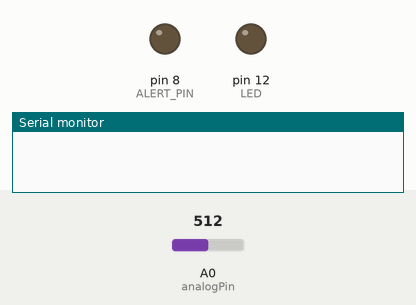
This sketch was run on a simulated Arduino Uno, built for the host (arithmetic inside an expression is 32-bit, double 64-bit). Shown: output pins drawn as LEDs (lit = HIGH), the last lines printed to the serial monitor. The test bench sets the inputs (shaded band); at power-on: A0 (analogPin) = 512.

Above: at 0.0 s.
At 1.1 s:
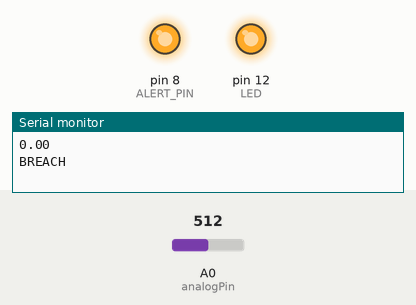
Timing chart, 0 to 2.6 s (numbered marks = the images above):
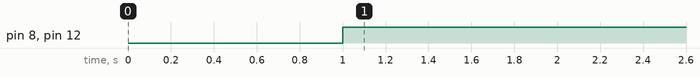

The sketch:

lab2_filter_sketch.ino
```cpp
// A digital frequency selective filter
// A. Kruger, 2019
// revised R. Mudumbai, 2020 & 2024
// revised N. Najeeb, 2025


// The following defines are used for setting and clearing register bits
// on the Arduino processor. Low-level stuff: leave alone.

#ifndef cbi
#define cbi(sfr, bit) (_SFR_BYTE(sfr) &= ~_BV(bit))
#endif

#ifndef sbi
#define sbi(sfr, bit) (_SFR_BYTE(sfr) |= _BV(bit))
#endif

int analogPin = A0;     // Specify analog input pin. Make sure to keep between 0 and 5V.
int LED = 12;           // Specify output analog pin with indicator LED
int ALERT_PIN = 8;      // HIGH while the beam is broken; wired to the ESP32 (see esp32_alert)

   // num and den are the numerator and denominator coeffs of a digital frequency-selective filter
   // designed for a sample rate Fs=3000 HZ


const int n = 7;   // number of past input and output samples to buffer; change this to match order of your filter

// Select which filter to run:
//   0 = 120 Hz lamp detector (TA check-in)
//   1 = 425-445 Hz bandpass
//   2 = 490-510 Hz bandpass
//   3 = 525-545 Hz bandpass
#define FILTER_MODE 1

#if FILTER_MODE == 0
// 2nd order resonator near 120 Hz
float den[] = {1.0000,   -1.866752, 	0.935902,	0.00,	0.00,	0.00,	0.00}; //Denominator Coefficients
float num[] = {0.032049,   0.00,   -0.032049,         0.00,    0.00,    0.00,   0.00}; //Numerator Coefficients
#elif FILTER_MODE == 1
float den[] = {1, -3.6268947, 7.3014445, -8.8201584, 7.1003574, -3.4298617, 0.91963178}; //Denominator Coefficients
float num[] = {8.8140061e-06, 0, -2.6442018e-05, 0, 2.6442018e-05, 0, -8.8140061e-06}; //Numerator Coefficients
#elif FILTER_MODE == 2
float den[] = {1, -2.9587641, 5.8346086, -6.7130303, 5.673925, -2.7980276, 0.91963178}; //Denominator Coefficients
float num[] = {8.8140061e-06, 0, -2.6442018e-05, 0, 2.6442018e-05, 0, -8.8140061e-06}; //Numerator Coefficients
#elif FILTER_MODE == 3
float den[] = {1, -2.5754923, 5.1274985, -5.6410495, 4.986292, -2.4355773, 0.91963178}; //Denominator Coefficients
float num[] = {8.8140061e-06, 0, -2.6442018e-05, 0, 2.6442018e-05, 0, -8.8140061e-06}; //Numerator Coefficients
#else
#error "FILTER_MODE must be 0, 1, 2, or 3"
#endif


float x[n],y[n],yn;     // Space to hold previous samples and outputs; n'th order filter will require upto n samples buffered

float env = 0;                    // smoothed envelope of the filter output
const float ENV_ALPHA = 0.01;     // envelope smoothing; ~100 samples (33 ms) time constant

float threshold_val = 0.16; // Threshold value. Anything higher than the threshold will turn the LED off, anything lower will turn the LED on
const float HYSTERESIS = 0.2;  // breach below threshold_val*0.8, clear above threshold_val*1.2

// Beam state, reported to the ESP32 as a digital level on ALERT_PIN (HIGH = breached);
// the ESP32 turns each change into an alert.
bool breached = false;

unsigned int missed = 0;   // samples that overran Ts since the last status print

// time between samples Ts = 1/Fs. If Fs = 3000 Hz, Ts=333 us
int Ts = 333;

void setup()
{
   Serial.begin(1200);
   int i;

   sbi(ADCSRA,ADPS2);     // Next three lines make the ADC run faster
   cbi(ADCSRA,ADPS1);
   cbi(ADCSRA,ADPS0);

   pinMode(LED,OUTPUT);   // Makes the LED pin an output
   pinMode(ALERT_PIN,OUTPUT);

   for (i=0; i<n; i++)
      x[i] = y[i] = 0;
   yn = 0;
}


void loop()
{
   unsigned long t1;
   int i,count,val;
   int k=0;
   float changet = micros();

   count = 0;
   while (1) {
      t1 = micros();

      // Calculate the next value of the difference equation.

      for(i=n-1; i>0; i--){             // Shift samples
         x[i] = x[i-1];
         y[i] = y[i-1];
      }

      val = analogRead(analogPin);  // New input

      x[0] = val*(5.0/1023.0)-2.5;  // Scale to match ADC resolution and range

      yn = num[0] * x[0];

      for(i=1;i<n;i++)             // Incorporate previous outputs (y[n])
         yn = yn - den[i]* y[i] + num[i] * x[i];


       y[0] = yn;                  // New output

      //  The variable yn is the output of the filter at this time step.
      //  Now we can use it for its intended purpose:
      //       - Apply theshold
      //       - Apply hysteresis
      //       - What to do when the beam is interrupted, turn on a buzzer, send SMS alert.
      //       - etc.

      // Envelope detector: a running average of |2*yn| (time constant ~1/ENV_ALPHA samples)
      // averages out noise spikes instead of latching onto them like a max over a few samples.
      // The average of |sin| is 2/pi of its peak, so scale by pi/2 to keep the old peak scale
      // and the same threshold_val.
      env += ENV_ALPHA * (abs(2*yn) - env);
      float maxs = env * 1.5708;


      // Check the output value against the threshold value every 10^6 microseconds or 1 second
      if ((micros()-changet) > 1000e3)
      {
        Serial.println(maxs);
        if (missed > 0)
        {
          Serial.print("MISSED ");
          Serial.println(missed);
          missed = 0;
        }

        changet = micros();
        // Hysteresis: once breached, the signal must climb back above the upper threshold to clear,
        // so a level hovering near threshold_val doesn't toggle the state back and forth.
        bool nowBreached = breached ? maxs < threshold_val * (1 + HYSTERESIS)
                                    : maxs < threshold_val * (1 - HYSTERESIS);
        digitalWrite(LED, nowBreached ? HIGH : LOW);
        digitalWrite(ALERT_PIN, nowBreached ? HIGH : LOW);

        if (nowBreached != breached)
        {
          breached = nowBreached;
          Serial.println(breached ? "BREACH" : "CLEAR");   // USB serial monitor only
        }
      }

      // The filter was designed for a 3000 Hz sampling rate. This corresponds
      // to a sample every 333 us. The code above must execute in less time
      // (if it doesn't, it is not possible to do this filtering on this processor).
      // Below we tread some water until it is time to process the next sample


      if((micros()-t1) > Ts)
      {
		// if this happens, you must reduce Fs, and/or simplify your filter to run faster.
		// Count it instead of printing here: at 1200 baud a print per miss fills the TX buffer,
		// Serial blocks, and every following sample is missed too.
		missed++;
      }
      while((micros()-t1) < Ts);

   }

}
```

Measured:
- by itself, pin 8 (ALERT_PIN), pin 12 (LED): LOW → HIGH at 1.0 s
